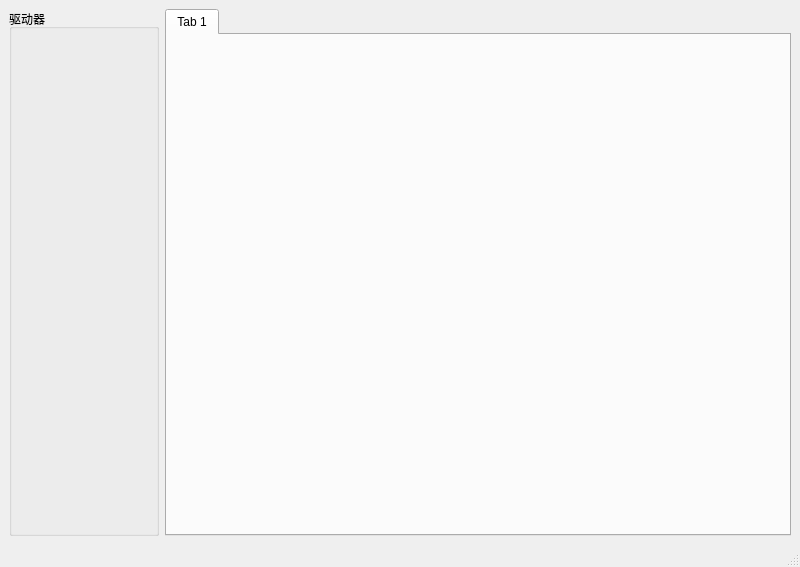
<?xml version="1.0" encoding="UTF-8"?>
<ui version="4.0">
 <class>MainWindow</class>
 <widget class="QMainWindow" name="MainWindow">
  <property name="geometry">
   <rect>
    <x>0</x>
    <y>0</y>
    <width>800</width>
    <height>567</height>
   </rect>
  </property>
  <property name="windowTitle">
   <string>MainWindow</string>
  </property>
  <widget class="QWidget" name="centralwidget">
   <layout class="QGridLayout" name="gridLayout">
    <item row="0" column="0">
     <widget class="QGroupBox" name="drivers_box">
      <property name="minimumSize">
       <size>
        <width>150</width>
        <height>200</height>
       </size>
      </property>
      <property name="title">
       <string>驱动器</string>
      </property>
     </widget>
    </item>
    <item row="0" column="1">
     <widget class="QTabWidget" name="tabWidget">
      <property name="minimumSize">
       <size>
        <width>200</width>
        <height>200</height>
       </size>
      </property>
      <property name="currentIndex">
       <number>0</number>
      </property>
      <widget class="QWidget" name="tab">
       <attribute name="title">
        <string>Tab 1</string>
       </attribute>
      </widget>
     </widget>
    </item>
   </layout>
  </widget>
  <widget class="QMenuBar" name="menubar">
   <property name="geometry">
    <rect>
     <x>0</x>
     <y>0</y>
     <width>800</width>
     <height>23</height>
    </rect>
   </property>
  </widget>
  <widget class="QStatusBar" name="statusbar"/>
 </widget>
 <resources/>
 <connections/>
</ui>
